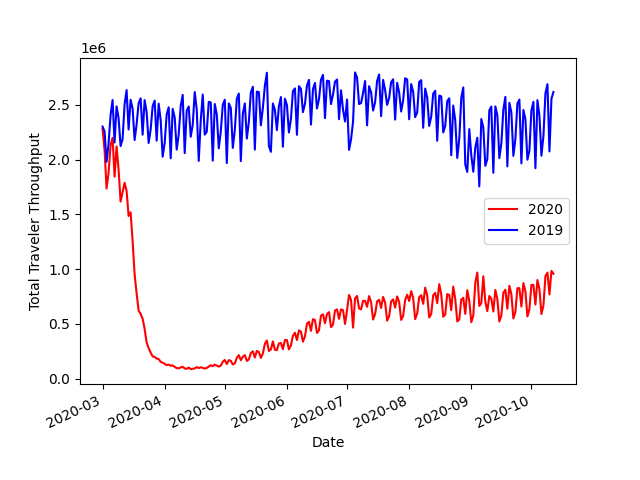

The Python source for this figure:
import matplotlib.pyplot as plt

from bs4 import BeautifulSoup
from datetime import datetime
from urllib.request import Request, urlopen

req = Request('https://www.tsa.gov/coronavirus/passenger-throughput', headers={'User-Agent': 'Mozilla/5.0'})
html = urlopen(req).read()

result = []
soup = BeautifulSoup(html, 'lxml')
for row in soup.find_all('tr'):
    result_row = []
    for item in row.find_all('td'):
        result_row.append(item.getText())
    result.append(result_row)

date = []
curr = []
prev = []
xlabel = result[0][0]
y1_label = result[0][1]
y2_label = result[0][2]

for data in reversed(result[1:]):
    if len(data) != 3:
        continue
    date.append(datetime.strptime(data[0], "%m/%d/%Y").date())
    curr.append(int(data[1].replace(',', '')))
    prev.append(int(data[2].replace(',', '')))

fig = plt.figure()
plt.xlabel(xlabel)
plt.ylabel(y1_label)
plt.plot(date, curr, color='red', label='2020')
plt.plot(date, prev, color='blue', label='2019')
plt.gcf().autofmt_xdate(rotation=25)
plt.legend(loc="center right")
plt.savefig('tsa_checkpoint.png')